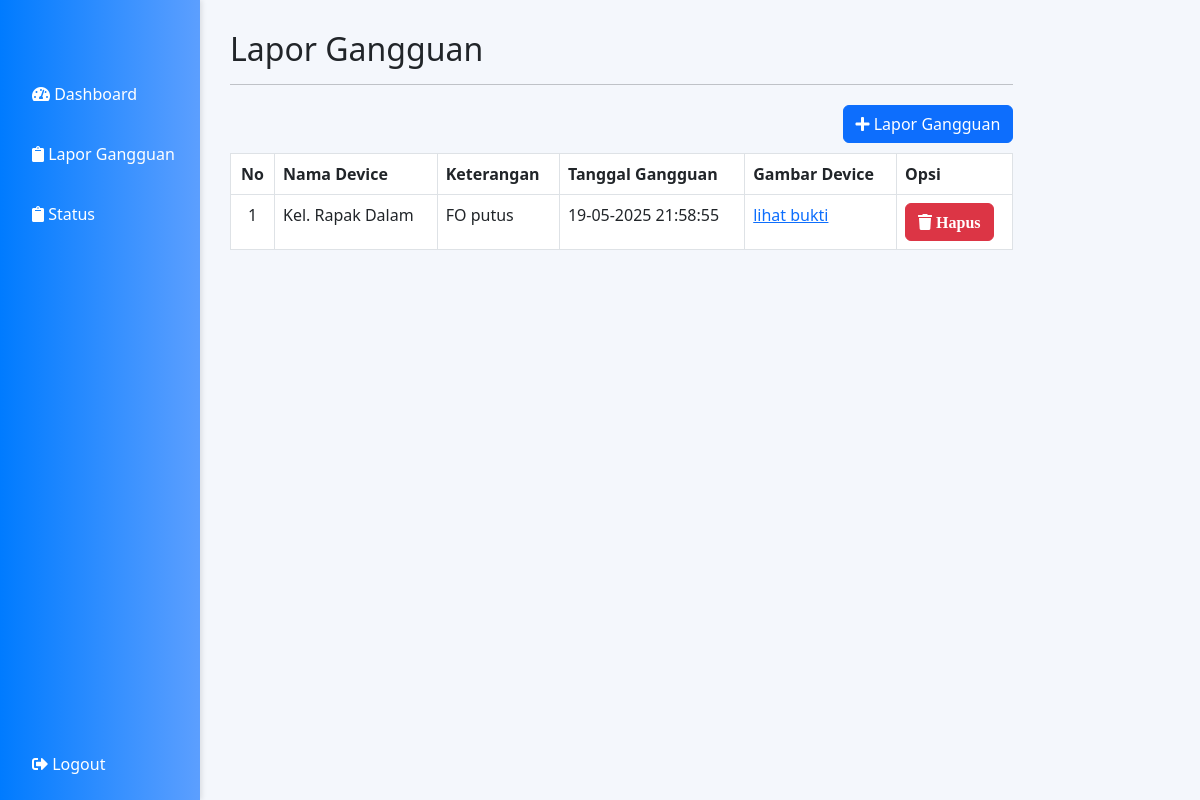
Page /pages/user/lapor.php (signed in) on the earlier database version.
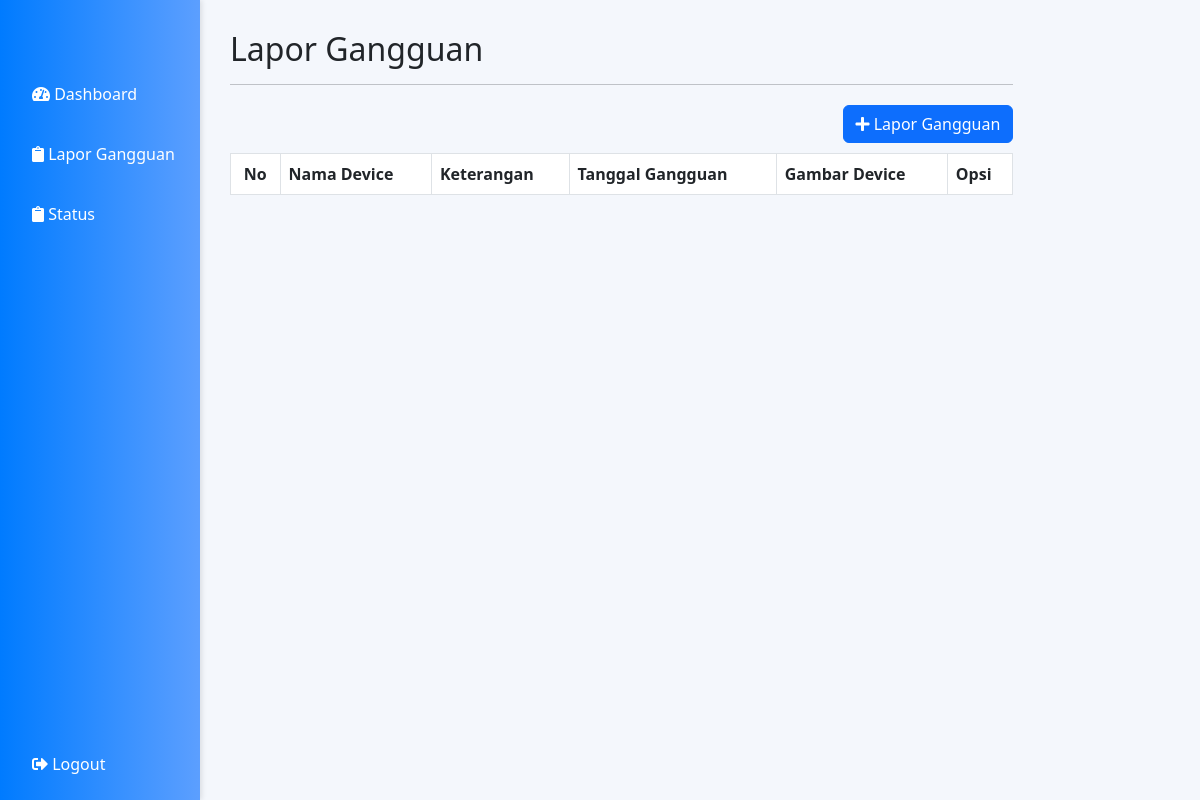
Same page on the later database version.
### tables this page shows
CREATE TABLE `lapor_gangguan` (
  `id_laporan` int(11) NOT NULL,
  `id_user` int(11) NOT NULL,
  `device` varchar(100) NOT NULL,
  `keterangan` varchar(50) DEFAULT NULL,
  `tanggal_gangguan` datetime NOT NULL,
  `tanggal_selesai` datetime DEFAULT NULL,
  `status` enum('open','pending','closed','') DEFAULT 'open',
  `image` varchar(150) DEFAULT NULL,
  `aktif` tinyint(1) DEFAULT 1
);

### pages/user/lapor.php (the view, shortened to what this page needs)
<?php
require("../../koneksi/koneksi.php");
?>
<!DOCTYPE html>
<html lang="en">
<head>
    <link href="https://cdn.jsdelivr.net/npm/bootstrap@5.3.0/dist/css/bootstrap.min.css" rel="stylesheet">
    <link rel="stylesheet" href="../../assets/css/sidebar.css">
    <link rel="stylesheet" href="https://cdnjs.cloudflare.com/ajax/libs/font-awesome/5.15.3/css/all.min.css">
</head>
<body>
    <div class="sidebar">
        <a href="dashboard.php"><i class="fas fa-tachometer-alt"></i> Dashboard</a>
        <a href="lapor.php"><i class="fas fa-clipboard"></i> Lapor Gangguan</a>
        <a href="status.php"><i class="fas fa-clipboard"></i> Status</a>
        <div style="flex-grow: 1;"></div>
        <a href="../../logout.php"><i class="fas fa-sign-out-alt"></i> Logout</a>
    </div>
    <div class="content">
        <div class="col-sm-9 col-sm-offset-3 col-md-10 col-md-offset-2 main">
            <h2 class="page-header">Lapor Gangguan</h2>
            <hr>
            <?php
            if ($_SESSION['account_type'] === 'user') {
            ?>
                <div class="row-search" style="padding-bottom: 10px;">
                    <a href="lapor_tambahgangguan.php" class="btn btn-primary"><i class="fa fa-plus"></i> Lapor Gangguan</a>
                </div>
            <?php
            }
            ?>
            <table id="tabelpelanggan" class="table table-bordered table-hover">
                <thead>
                    <tr>
                        <th style="text-align: center;">No</th>
                        <th>Nama Device</th>
                        <th>Keterangan</th>
                        <th>Tanggal Gangguan</th>
                        <th>Gambar Device</th>
                        <th>Opsi</th>
                    </tr>
                </thead>
                <?php
                $query = $conn->query("SELECT * FROM lapor_gangguan
                JOIN users ON users.id = lapor_gangguan.id_user WHERE lapor_gangguan.aktif=1 AND lapor_gangguan.id_user = '" . $_SESSION['id'] . "'");
                $nomor = 1;
                while ($lihat = $query->fetch_assoc()) {
                    $nm_device = $lihat['device'];
                    $ket = $lihat['keterangan'];
                    $tggl_gangguan = $lihat['tanggal_gangguan'];
                ?>
                    <tbody>
                        <tr>
                            <td style="text-align: center;"><?php echo $nomor; ?></td>
                            <td><?php echo htmlspecialchars($nm_device); ?></td>
                            <td><?php echo htmlspecialchars($ket); ?></td>
                            <td><?php echo date('d-m-Y H:i:s', strtotime($tggl_gangguan)); ?></td>
                            <td><a href="<?php echo 'bukti_device/' . $lihat['image']; ?>" target="_blank">lihat bukti</a></td>
                            <td>
                                <a href="#?id_laporan=<?php echo htmlspecialchars($lihat['id_laporan']); ?>" class="btn btn-danger"><i class="fa fa-trash"> Hapus</i></a>
                            </td>
                        </tr>
                        <?php $nomor++; ?>
                    <?php
                } ?>
                    </tbody>
            </table>
        </div>
    </div>
</body>
</html>

Differences in the rows shown:
removed lapor_gangguan: device "Kel. Rapak Dalam", keterangan "FO putus", tanggal_gangguan "19-05-2025 21:58:55"
